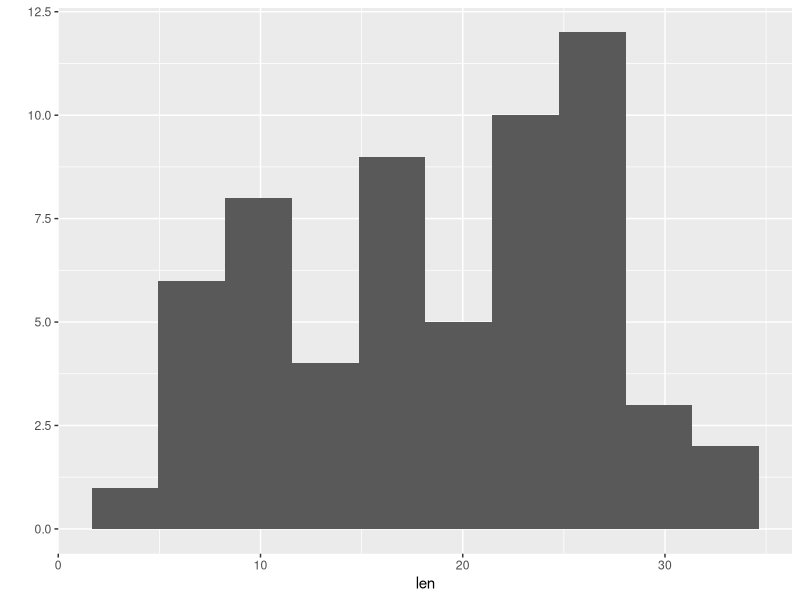
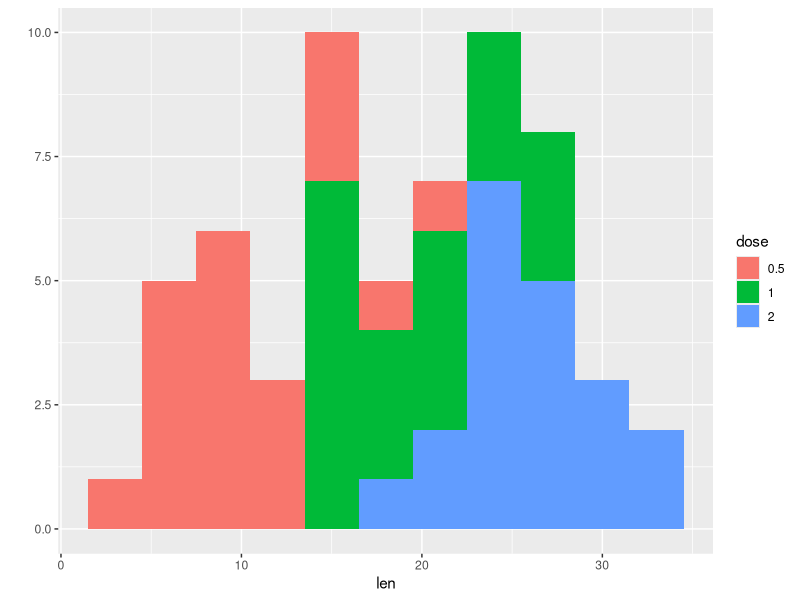

These charts were generated, in order, by the following R code:

# Análises de Variância - ANOVA -------------------------------------------------------------------------------------------------------
# Autoria do script: Jeanne Franco ---------------------------------------------------------------------------------------------------------
# Data do script: 08/05/22 -----------------------------------------------------------------------------------------------------------------
# Referência: Curso Udemy ------------------------------------------------------------------------------------------------------------------

# ANOVA One Way - Unilateral ---------------------------------------------------------------------------------------------------------------

### Extensão do teste T de amostras independentes.

# Carregar pacote --------------------------------------------------------------------------------------------------------------------------

library(tidyverse)

# Carregar dados ---------------------------------------------------------------------------------------------------------------------------

dente <- ToothGrowth
dente$dose <- factor(dente$dose)

# Análise da distribuição dos dados --------------------------------------------------------------------------------------------------------

### Histogramas

qplot(x = len, data = dente, bins = 10) 
qplot(x = len, fill = dose, data = dente, binwidth = 3) 

# ANOVA One Way ----------------------------------------------------------------------------------------------------------------------------

a1 <- aov(len ~ dose, data = dente) # Modelo
summary(a1) # Resultado

TukeyHSD(a1) # Teste post hoc - Comparação entre grupos

pairwise.t.test(dente$len, dente$dose) # Vários teste t pareados
